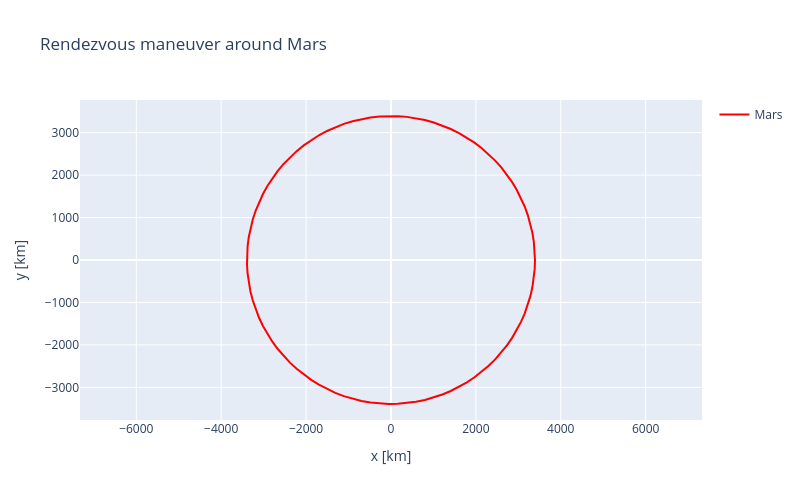

The notebook cell this image was saved under:
### Markdown cell above
* The depiction of Mars is added.

### Code cell
fig0.add_trace(go.Scatter(x=x_marte,
                          y=y_marte,
                          mode='lines',
                          name='Mars',
                          line=dict(color='red')
))
